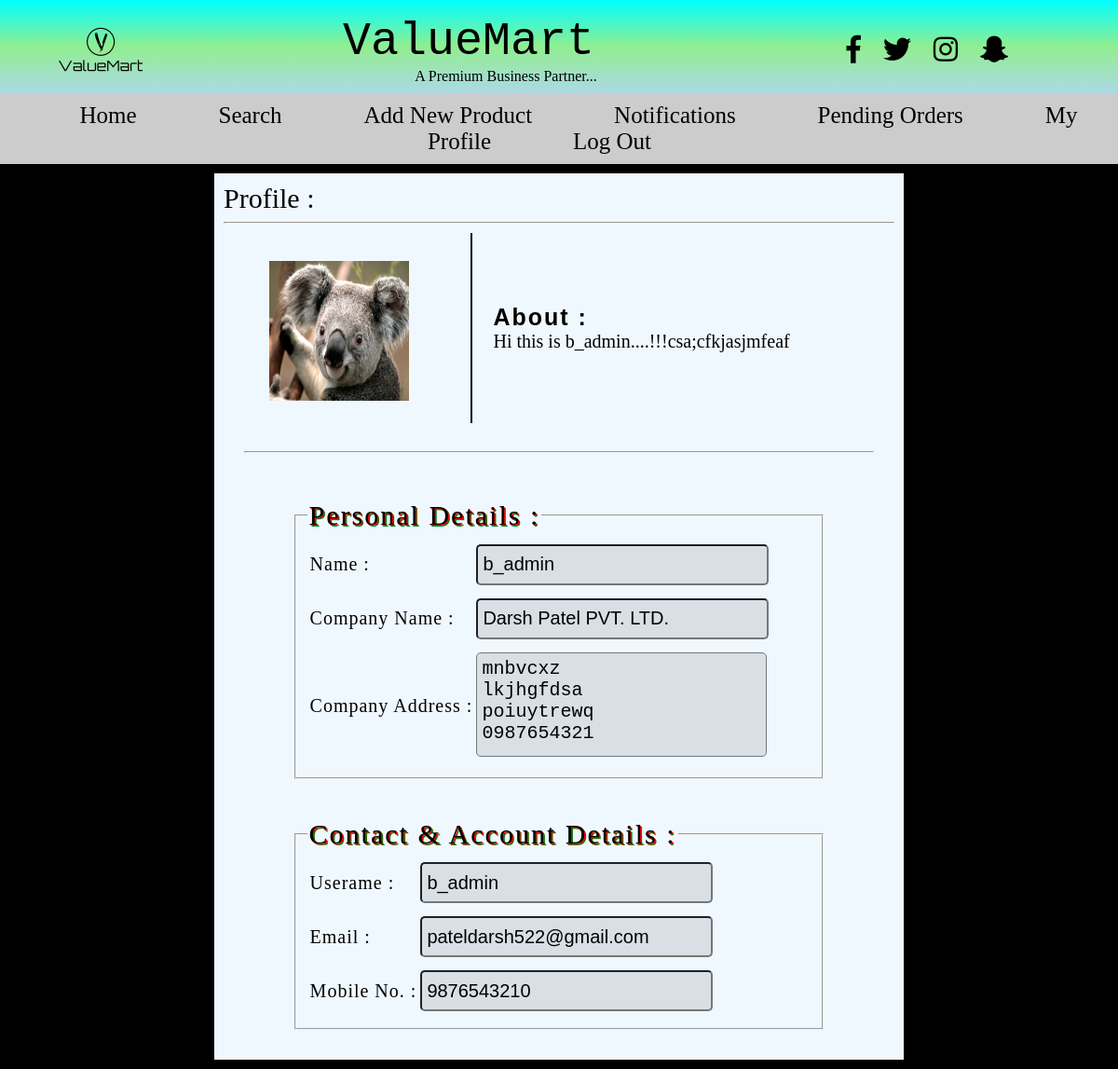
The page /view_profile_buyer.php?b_id=2 (signed in) on the database its author committed.
### tables this page shows
CREATE TABLE `buyers` (
  `b_id` int(10) NOT NULL,
  `name` varchar(50) NOT NULL,
  `company_name` varchar(60) NOT NULL,
  `address` varchar(300) NOT NULL,
  `company_address` varchar(300) NOT NULL,
  `date_of_birth` date NOT NULL,
  `gender` varchar(6) NOT NULL,
  `country` varchar(50) NOT NULL,
  `state` varchar(50) NOT NULL,
  `city` varchar(50) NOT NULL,
  `profile_image` varchar(700) NOT NULL,
  `bio` varchar(200) NOT NULL,
  `username` varchar(20) NOT NULL,
  `password` varchar(20) NOT NULL,
  `mobile_no` bigint(13) NOT NULL,
  `email` varchar(50) NOT NULL,
  `isverified` varchar(3) NOT NULL,
  `s_q` varchar(200) NOT NULL,
  `s_a` varchar(100) NOT NULL,
  `token` int(12) NOT NULL
);

### connection.php (called while the page is built, shortened)
<?php
$t2 = "buyers";
?>

### view_profile_buyer.php (the view, shortened to what this page needs)
<?php
include "connection.php";
$b_id = $_GET['b_id'];
?>
<!DOCTYPE html>
<html lang="en">
<head>
    <link rel="stylesheet" href="common.css">
    <link rel="stylesheet" href="profile_entrepreneur.css">
    <link rel="stylesheet" href="https://use.fontawesome.com/releases/v5.7.1/css/all.css">
    <link href="https://fsonts.googleapis.com/css?family=Playfair+Display" rel="stylesheet">
</head>
<body>
    <div id="header_container">
        <table id="table_header">
            <tr>
                <td id="logo_container_td"><img src="images/logo.png" alt="Logo" id="logo" align="center"></td>
                <td id="title_container_td"><span id="web_title">ValueMart</span>
                    <br><span id='sub_title'>A Premium Business Partner...</span></td>
                <td id="social_container_td"><i class="fab fa-facebook-f"></i>
                    <i class="fab fa-twitter"></i>
                    <i class="fab fa-instagram"></i>
                    <i class="fab fa-snapchat-ghost"></i></td>
            </tr>
        </table>
    </div>
<?php
      if((isset($_SESSION['b_username'])))
{
               echo "<div id='navbar'>
        <center>
            <div id='navbar_container'>
                <ul>
                       <li><a href='home_buyer.php'>Home</a></li>
                    <li><a href='search_buyer.php'>Search</a></li>
                    <li><a href='mycart_buyer.php'>My Cart</a></li>
                    <li><a href='myorders_buyer.php'>My Orders</a></li>
                    <li><a href='notification_buyer.php'>Notifications</a></li>
                     <li><a href='services_buyer.php'>Services</a></li>
                    <li><a href='profile_buyer.php'>My Profile</a></li>
                    <li><a href='logout.php'>Log Out</a></li>
                </ul>
            </div>
        </center>
    </div>";
    }
    else if((isset($_SESSION['username'])))
    {
        echo "
         <div id='navbar'>
        <center>
            <div id='navbar_container'>
                   <li><a href='home_entrepreneur.php'>Home</a></li>
                    <li><a href='search_entrepreneur.php'>Search</a></li>
                    <li><a href='add_new_product.php'>Add New Product</a></li>
                    <li><a href='notification_entrepreneur.php' >Notifications</a></li>
                    <li><a href='pending_orders.php'>Pending Orders</a></li>
                    <li><a href='profile_entrepreneur.php'>My Profile</a></li>
                    <li><a href='logout.php'>Log Out</a></li>
            </div>
        </center>
    </div>
        ";
    }
    ?>
    <div id="main">
        <p id="profile_title">Profile : </p>
        <hr>
        <?php
    $sql = "SELECT * FROM $t2 WHERE b_id='$b_id'";
    $q = mysqli_query($con,$sql);
    $res = mysqli_fetch_assoc($q);
    ?>
        <table id="profile_table_container" cellpadding="20px">
            <tr>
                <td align="center" class="l_border">
                    <center> <img src="<?php echo $res['profile_image']; ?>" id="profile_img">
                    </center>
                </td>
                <td>
                    <p class="labl">About : </p>
                    <?php
                echo "<span id='bio_span'>".$res['bio']."</span>";
                ?>
                </td>
            </tr>
            <tr>
                <td colspan="3">
                    <hr>
                </td>
            </tr>
            <tr>
                <td colspan="3" width="100%">
                    <fieldset>
                        <legend class="leg_c">Personal Details : </legend>
                        <table name="personal_detail_container">
                            <tr>
                                <td>
                                    <label class="sub_labl">Name : </label>
                                </td>
                                <td>
                                    <input class="sub_field_r" type="text" value="<?php echo $res['name']; ?>" readonly>
                                </td>
                            </tr>
                            <tr>
                                <td>
                                    <label class="sub_labl">Company Name : </label>
                                </td>
                                <td>
                                    <input class="sub_field_r" type="text" value="<?php echo $res['company_name']; ?>" readonly>
                                </td>
                            </tr>
                            <tr>
                                <td>
                                    <label class="sub_labl">
                                        Company Address :
                                    </label>
                                </td>
                                <td>
                                    <textarea class="field field_more  sub_field_r" id="company_address" name="company_address"><?php echo $res['company_address']; ?></textarea>
                                </td>
                            </tr>
                        </table>
                    </fieldset>
                </td>
            </tr>
            <tr>
                <td colspan="3">
                    <fieldset>
                        <legend class="leg_c">Contact & Account Details : </legend>
                        <table name="personal_detail_container">
                            <tr>
                                <td>
                                    <label class="sub_labl">Userame : </label>
                                </td>
                                <td>
                                    <input class="sub_field_r" type="text" value="<?php echo $res['username']; ?>" readonly>
                                </td>
                            </tr>
                            <tr>
                                <td>
                                    <label class="sub_labl">Email : </label>
                                </td>
                                <td>
                                    <input class="sub_field_r" type="email" value="<?php echo $res['email']; ?>" readonly>
                                </td>
                            </tr>
                            <tr>
                                <td>
                                    <label class="sub_labl">Mobile No. : </label>
                                </td>
                                <td>
                                    <input class="sub_field_r" type="tel" value="<?php echo $res['mobile_no']; ?>" readonly>
                                </td>
                            </tr>
                        </table>
                    </fieldset>
                </td>
            </tr>
        </table>
    </div>
</body>
</html>

### common.css (style rules this page uses)
html { scroll-behavior: smooth; }
body { margin: 0; padding: 0; font-family: verdana; background-color: black; }
#header_container { width: 100%; height: 100px; background : linear-gradient(aqua,lightgreen,lightblue); }
#logo { width: 100px; height: 100px; }
#logo_container_td { text-align: center; }
#web_title { font-family: 'Major Mono Display', monospace; font-size: 50px; text-align: center; }
#sub_title { text-align: right; padding: 0 0 0 80px; }
#title_container_td { text-align: center; }
#table_header { width: 100%; }
#social_container_td { text-align: center; }
.fab { font-size: 30px; margin: 0 10px; }
#navbar { top: 0; position: sticky absolute; }
#navbar_container { background-color: #ccc; width: 100%; padding: 10px 0; }
li { display: inline; list-style-type: none; margin: 0 2px; height: 30px; }
li a { text-decoration: none; color: black; padding: 0 40px; font-size: 25px; }

### profile_entrepreneur.css (style rules this page uses)
#main { width: 60%; margin: 10px auto; background-color: aliceblue; padding: 10px }
#profile_title { font-family: cursive; font-size: 30px; margin: 0; }
#profile_img { width: 150px; height: 150px; padding-top: 10px; padding-right: 20px; }
.field { height: 30px; padding: 5px; border-radius: 5px; margin: 5px 0; width: 300px; }
.field_more { height: 50px; }
.labl { font-size: 25px; font-family: sans-serif; margin: 0; letter-spacing: 2px; font-weight: bold; }
#bio_span { font-family: cursive; font-size: 20px; }
textarea { resize: none; }
.l_border { border-right: 2px solid black; }
#profile_table_container { width: 100%; margin: 0 auto; }
.leg_c { font-size: 30px; letter-spacing: 2px; text-shadow: 1px 1px red, 2px 2px green; }
.sub_labl { font-size: 20px; letter-spacing: 1px; font-family: cursive; }
.sub_field_r { font-size: 20px; height: 30px; padding: 5px; border-radius: 5px; margin: 5px 0; width: 300px; background: rgba(0, 0, 0, 0.1); cursor: not-allowed; }
fieldset { width: 80%; margin: 0 auto; }

### view_profile_buyer.php (style rules this page uses)
.field_more { width: 300px; height: 100px; }

### rows shown on the page
buyers: profile_image (picture), bio "Hi this is b_admin....!!!csa;cfkjasjmfeaf", name "b_admin", company_name "Darsh Patel PVT. LTD.", company_address "mnbvcxz lkjhgfdsa poiuytrewq 0987654321", username "b_admin", email "pateldarsh522@gmail.com", mobile_no "9876543210"
